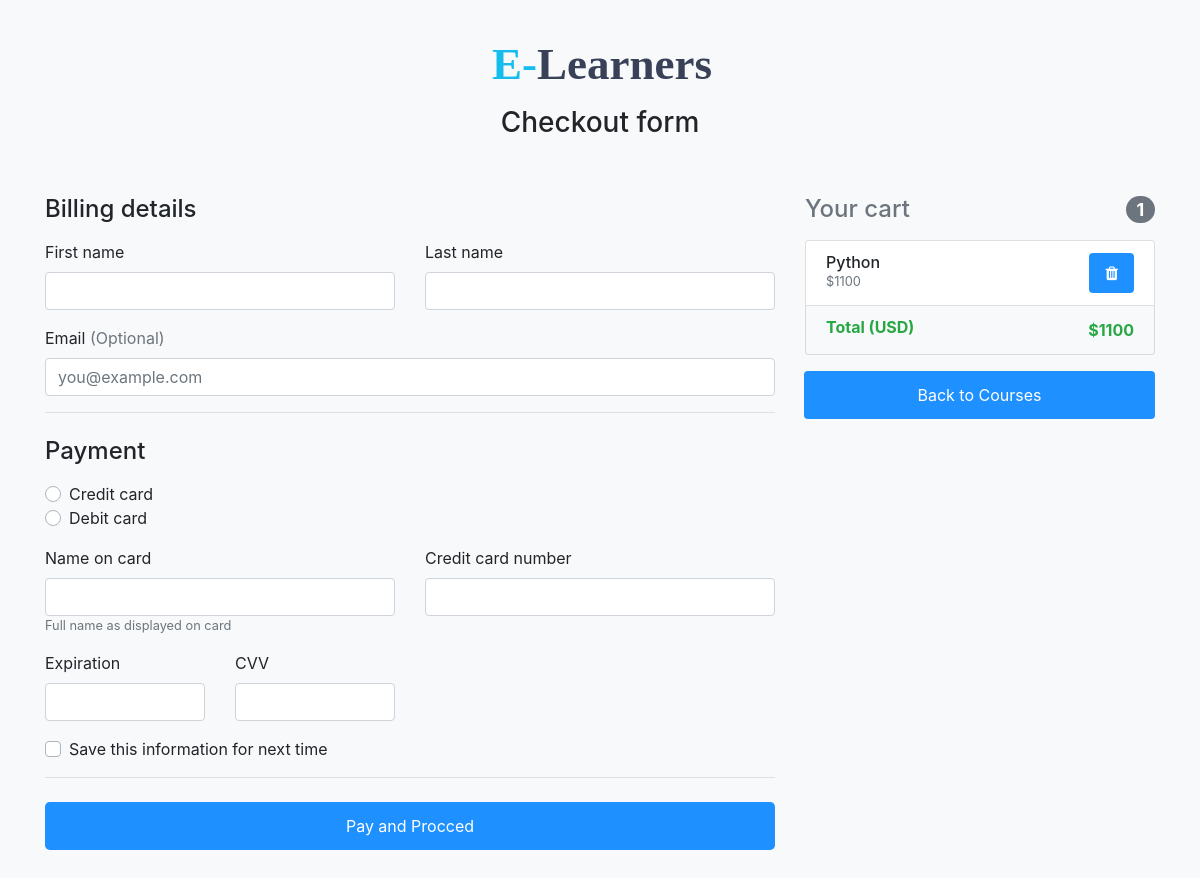
The app's page /cart (signed in), older data.
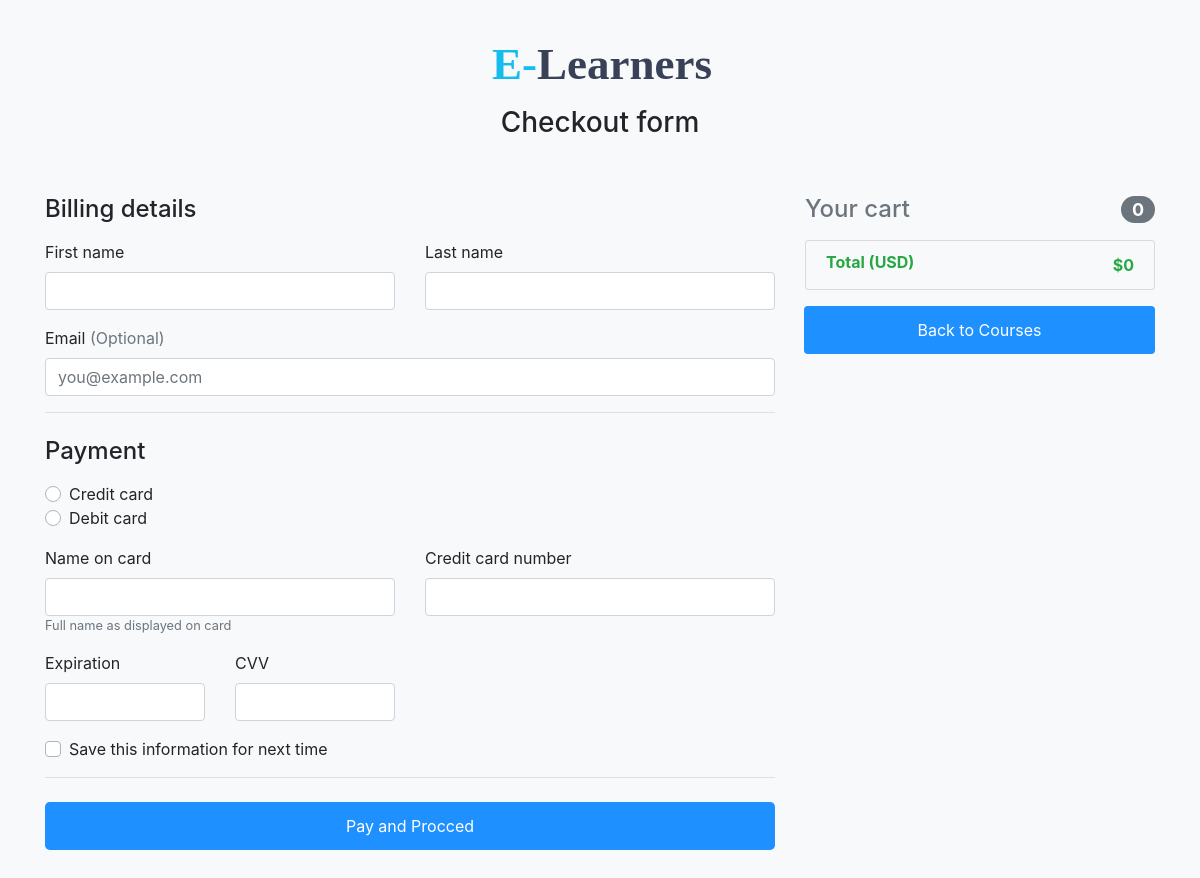
The same page, newer data.
### cart/models.py (models this page shows)
class Order(models.Model):
    userProfile = models.ForeignKey(student1, on_delete = models.SET_NULL, blank = True, null = True)
    date_ordered = models.DateTimeField(auto_now_add = True)
    complete = models.BooleanField(default=False, blank = True, null = True)
    @property
    def get_cart_total(self):
        orderitems = self.orderitem_set.all()
        total = sum([item.get_total for item in orderitems])
        return total
    @property
    def get_cart_items(self):
        total= 0
        orderitems = self.orderitem_set.all()
        total = orderitems.count()
        return total

class OrderItem(models.Model):
	course = models.ForeignKey(Course, on_delete=models.SET_NULL, null=True)
	order = models.ForeignKey(Order, on_delete=models.SET_NULL, null=True)
	date_added = models.DateTimeField(auto_now_add=True)
	@property
	def get_total(self):
		total = self.course.price
		return total

### home/models.py (models this page shows)
class Course(models.Model):
	courseName= models.CharField(max_length=50, default=" ")
	courseDesc= models.TextField(default=" ")
	longDesc=models.TextField(default=" ")
	courseImage= models.ImageField(upload_to='pics2/', default=" ")
	price=models.IntegerField(default="100")
	teacher=models.CharField(max_length=50,default=" ")

### cart/views.py (the view)
# urls.py: path('',include('cart.urls')),
def cart(request):
    if request.user.is_authenticated:
        stu_profile = request.user.student1
        order, created = Order.objects.get_or_create(userProfile = stu_profile, complete = False  )
        items = order.orderitem_set.all()
    else:
        items = []
        order = []
    context = {'items':items, 'order': order}
    return render(request,'cart/cart.html',context)

### cart/templates/cart/cart.html (shortened to what this page needs)
{% load static  %}
<html lang="en"><head>
  <link rel="stylesheet" href="https://maxcdn.bootstrapcdn.com/bootstrap/4.4.1/css/bootstrap.min.css">
  <link rel="stylesheet" href="https://cdnjs.cloudflare.com/ajax/libs/font-awesome/4.7.0/css/font-awesome.min.css">
  </head>
  <body class="bg-light" data-gr-c-s-loaded="true">
    <div class="container">
      <div class="py-5 text-center">
        <div class="logo_text"><span>E-</span>Learners</div><br>
        <h3>Checkout form</h3>
      </div>
      <div class="row">
        <div class="col-md-4 order-md-2 mb-4">
          <h4 class="d-flex justify-content-between align-items-center mb-3">
            <span class="text-muted">Your cart</span>
            <span class="badge badge-secondary badge-pill">{{ order.get_cart_items }}</span>
          </h4>
          <ul class="list-group mb-3">
            {% for item in items %}
            <li class="list-group-item d-flex justify-content-between lh-condensed">
              <div>
              <h6 class="my-0">{{ item.course.courseName }}</h6>
              <small class="text-muted">${{ item.course.price }}</small>
              </div>
              <button  data-course="{{item.course.courseName}}" data-action="remove"  class="btn update-cart "><i class="fa fa-trash"></i></button>
            </li>
            {% endfor %}
            <li class="list-group-item d-flex justify-content-between bg-light">
              <div class="text-success">
                <h6 class="my-0"><strong>Total (USD)</strong></h6>
              </div>
              <span class="text-success"><strong>${{ order.get_cart_total}}</strong></span>
            </li>
          </ul>
              <div class="input-group-append" >
                <button type="button" class="btn btn-secondary" style="width: 100%;" onclick="location.href='{% url 'courses' %}'">Back to Courses</button>
              </div>
        </div>
        <div class="col-md-8 order-md-1">
          <h4 class="mb-3">Billing details</h4>
          <form class="needs-validation" novalidate="" id="form" method="POST" >
            <div class="row">
              <div class="col-md-6 mb-3">
                <label for="firstName">First name</label>
                <input type="text" class="form-control" id="firstName" placeholder="" required name="fname">
              </div>
              <div class="col-md-6 mb-3">
                <label for="lastName">Last name</label>
                <input type="text" class="form-control" id="lastName" placeholder="" required name="lname">
              </div>
            </div>
            <div class="mb-3">
              <label for="email">Email <span class="text-muted">(Optional)</span></label>
              <input type="email" class="form-control" id="email" placeholder="you@example.com">
            </div>
            <hr class="mb-4">
            <h4 class="mb-3">Payment</h4>
            <div class="d-block my-3">
              <div class="custom-control custom-radio">
                <label class="custom-control-label" for="credit">Credit card</label>
              </div>
              <div class="custom-control custom-radio">
                <label class="custom-control-label" for="debit">Debit card</label>
              </div>
            </div>
            <div class="row">
              <div class="col-md-6 mb-3">
                <label for="cc-name">Name on card</label>
                <input type="text" class="form-control" id="cc-name" name="Cname" required>
                <small class="text-muted">Full name as displayed on card</small>
              </div>
              <div class="col-md-6 mb-3">
                <label for="cc-number">Credit card number</label>
                <input type="text" class="form-control" id="cc-number" placeholder="" name="Cno" required>
              </div>
            </div>
            <div class="row">
              <div class="col-md-3 mb-3">
                <label for="cc-expiration">Expiration</label>
                <input type="text" class="form-control" id="cc-expiration" placeholder="" name="Edate" required>
              </div>
              <div class="col-md-3 mb-3">
                <label for="cc-expiration">CVV</label>
                <input type="password" class="form-control" id="cc-cvv" placeholder="" required>
              </div>
            </div>
            <div class="custom-control custom-checkbox">
              <label class="custom-control-label" for="save-info">Save this information for next time</label>
            </div>
            <hr class="mb-4">
            <button  class="btn btn-primary btn-lg btn-block" type="submit" onclick="submitFormData()" >Pay and Procced</button>
          </form>
        </div>
      </div>
     <br> <br> <br> <br>
    </div>
</body>
</html>

### cart/templates/cart/cart.html (style rules this page uses)
.logo_text { font-family: 'Roboto Slab', serif; font-size: 45px; font-weight: 700; line-height: 0.75; color: #384158; vertical-align: middle; margin-left: 4px; }
.logo_text span { color: #14bdee; }
.btn { background-color: DodgerBlue; border: none; color: white; padding: 12px 16px; font-size: 16px; cursor: pointer; }

Row changes from the older to the newer data that the page shows:
no longer on this page (row edited): Order: get_cart_items "1", get_cart_total "1100"
removed OrderItem: course.courseName "Python", course.price "1100"
added Order: get_cart_items "0", get_cart_total "0"
